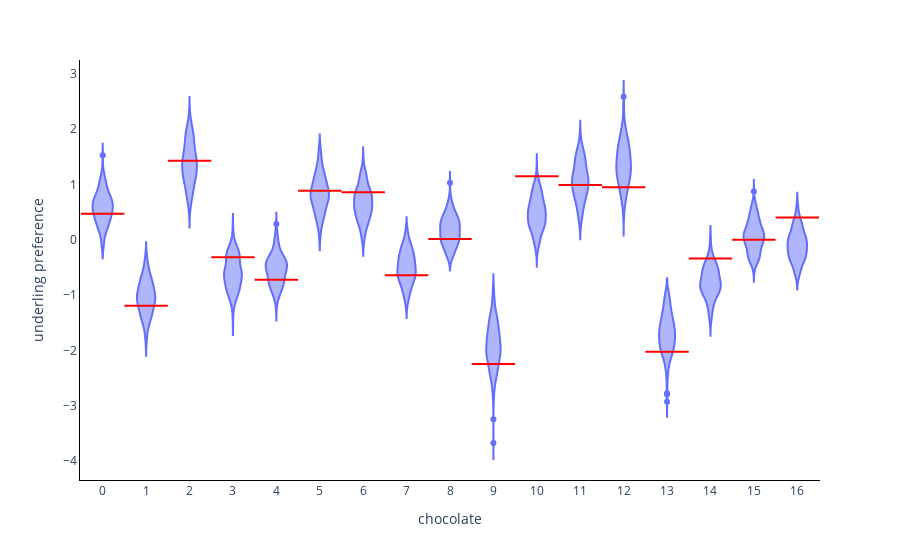

The cell this chart's notebook holds for it:
### Code cell
fig = px.violin(idata.posterior.data_vars['choc_mus_fitted'][0,:,:])
for i in range(0, n_chocs):

    fig.add_shape(
        type='line',
        x0=(i-0.5),
        y0=(choc_mus_true[i,0]),
        x1=i+0.5,
        y1=(choc_mus_true[i,0]),
        line=dict(
            color='Red',
        )
    )


fig.update_layout(
{
'plot_bgcolor': 'rgba(0, 0, 0, 0)',
'paper_bgcolor': 'rgba(0, 0, 0, 0)'
},
showlegend=False)

fig.update_xaxes(showline=True,
                    linewidth=1,
                    linecolor='black',
                    title='chocolate')
fig.update_yaxes(showline=True,
                    linewidth=1,
                    linecolor='black',
                    title='underling preference')

fig.show()

### Figure 1 — Plotly figure (JSON) as saved in the notebook; plotly's stock layout.template omitted (floating-point values rounded to 4 significant figures; data arrays with more than 128 entries replaced by an {"elided": "..."} marker saying what was removed)
{"data": [{"alignmentgroup": "True", "box": {"visible": false}, "hovertemplate": "variable=%{x}<br>value=%{y}<extra></extra>", "legendgroup": "", "marker": {"color": "#636efa"}, "name": "", "offsetgroup": "", "orientation": "v", "scalegroup": "True", "showlegend": false, "type": "violin", "x": {"elided": "3400 str values"}, "x0": " ", "xaxis": "x", "y": {"elided": "3400 float values"}, "y0": " ", "yaxis": "y"}], "layout": {"legend": {"tracegroupgap": 0}, "margin": {"t": 60}, "paper_bgcolor": "rgba(0, 0, 0, 0)", "plot_bgcolor": "rgba(0, 0, 0, 0)", "shapes": [{"line": {"color": "Red"}, "type": "line", "x0": -0.5, "x1": 0.5, "y0": 0.4714, "y1": 0.4714}, {"line": {"color": "Red"}, "type": "line", "x0": 0.5, "x1": 1.5, "y0": -1.191, "y1": -1.191}, {"line": {"color": "Red"}, "type": "line", "x0": 1.5, "x1": 2.5, "y0": 1.433, "y1": 1.433}, {"line": {"color": "Red"}, "type": "line", "x0": 2.5, "x1": 3.5, "y0": -0.3127, "y1": -0.3127}, {"line": {"color": "Red"}, "type": "line", "x0": 3.5, "x1": 4.5, "y0": -0.7206, "y1": -0.7206}, {"line": {"color": "Red"}, "type": "line", "x0": 4.5, "x1": 5.5, "y0": 0.8872, "y1": 0.8872}, {"line": {"color": "Red"}, "type": "line", "x0": 5.5, "x1": 6.5, "y0": 0.8596, "y1": 0.8596}, {"line": {"color": "Red"}, "type": "line", "x0": 6.5, "x1": 7.5, "y0": -0.6365, "y1": -0.6365}, {"line": {"color": "Red"}, "type": "line", "x0": 7.5, "x1": 8.5, "y0": 0.0157, "y1": 0.0157}, {"line": {"color": "Red"}, "type": "line", "x0": 8.5, "x1": 9.5, "y0": -2.243, "y1": -2.243}, {"line": {"color": "Red"}, "type": "line", "x0": 9.5, "x1": 10.5, "y0": 1.15, "y1": 1.15}, {"line": {"color": "Red"}, "type": "line", "x0": 10.5, "x1": 11.5, "y0": 0.9919, "y1": 0.9919}, {"line": {"color": "Red"}, "type": "line", "x0": 11.5, "x1": 12.5, "y0": 0.9533, "y1": 0.9533}, {"line": {"color": "Red"}, "type": "line", "x0": 12.5, "x1": 13.5, "y0": -2.021, "y1": -2.021}, {"line": {"color": "Red"}, "type": "line", "x0": 13.5, "x1": 14.5, "y0": -0.3341, "y1": -0.3341}, {"line": {"color": "Red"}, "type": "line", "x0": 14.5, "x1": 15.5, "y0": 0.002118, "y1": 0.002118}, {"line": {"color": "Red"}, "type": "line", "x0": 15.5, "x1": 16.5, "y0": 0.4055, "y1": 0.4055}], "showlegend": false, "violinmode": "group", "xaxis": {"anchor": "y", "domain": [0, 1], "linecolor": "black", "linewidth": 1, "showline": true, "title": {"text": "chocolate"}}, "yaxis": {"anchor": "x", "domain": [0, 1], "linecolor": "black", "linewidth": 1, "showline": true, "title": {"text": "underling preference"}}}}
